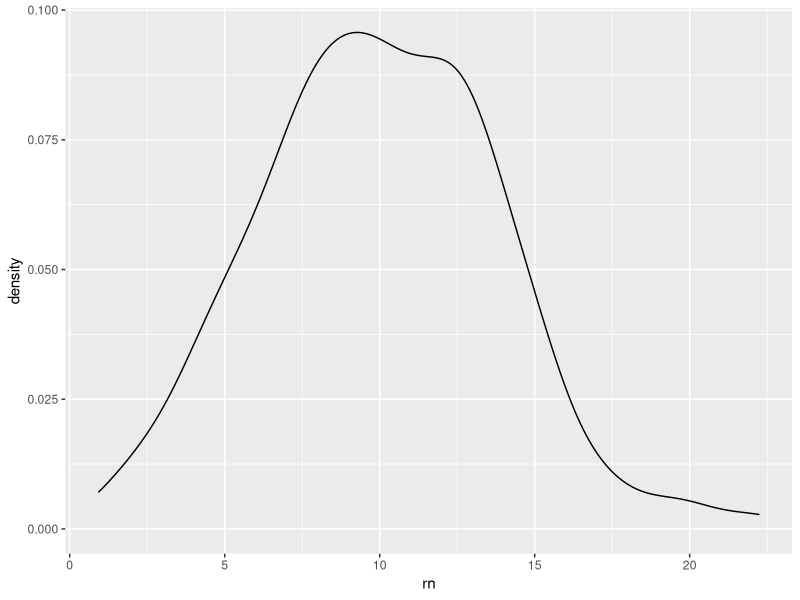
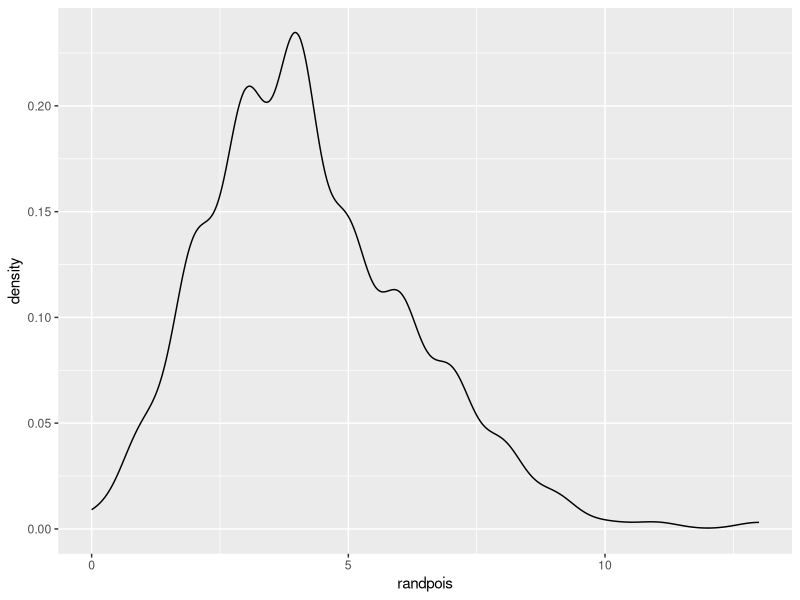
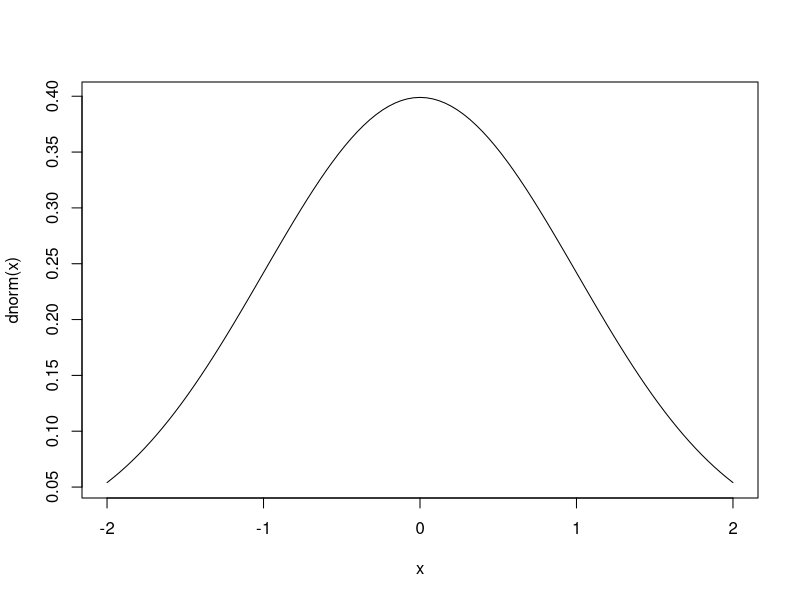
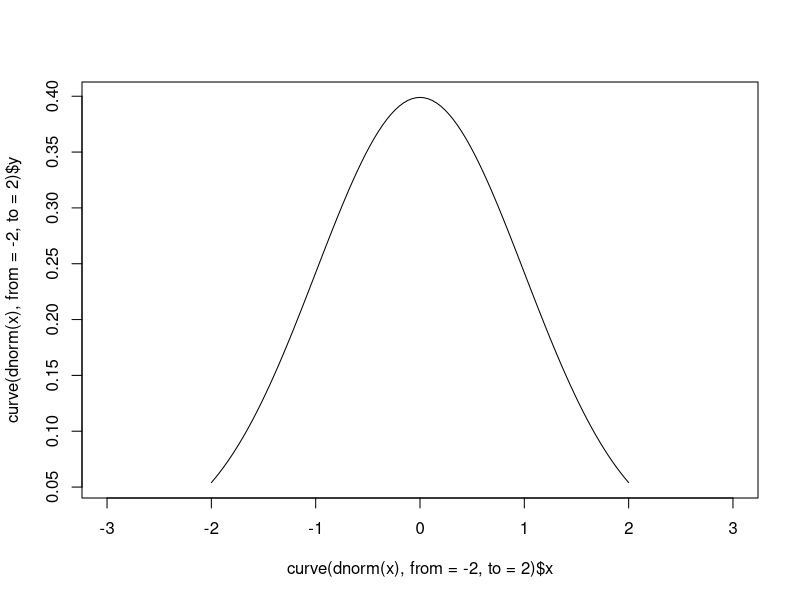
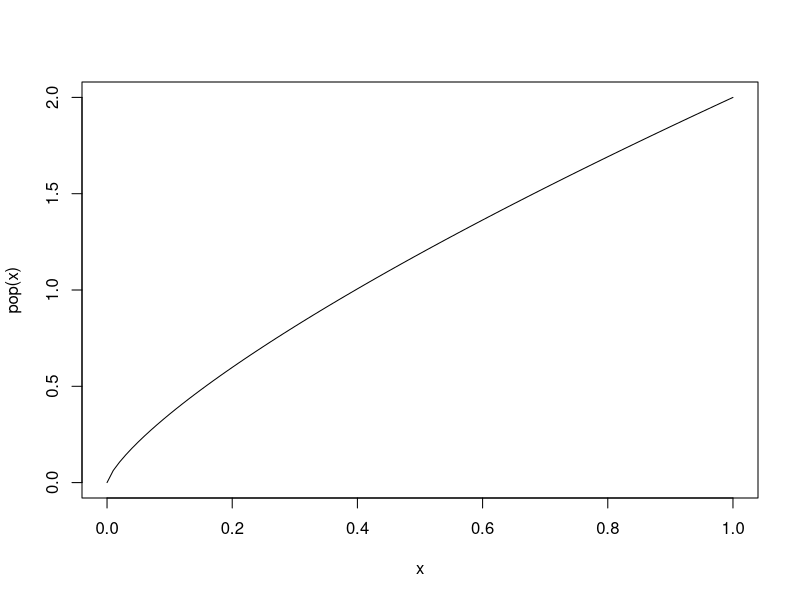
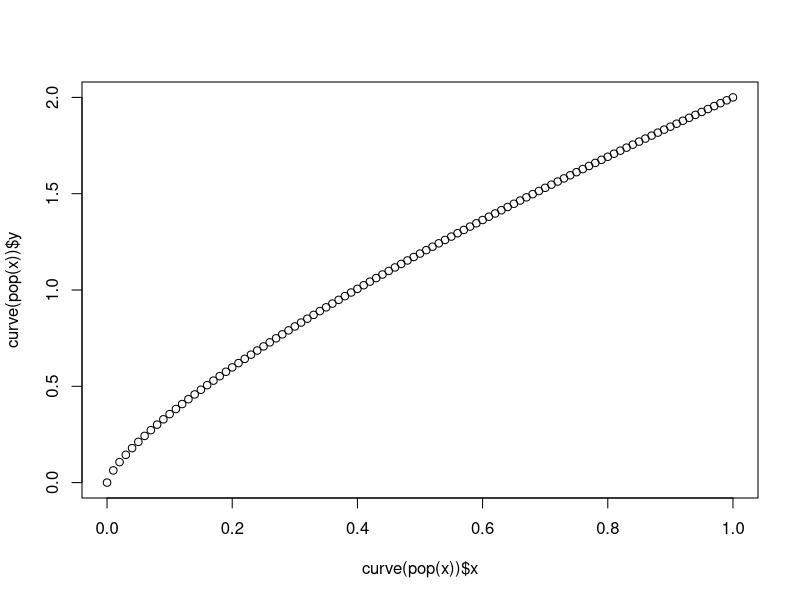
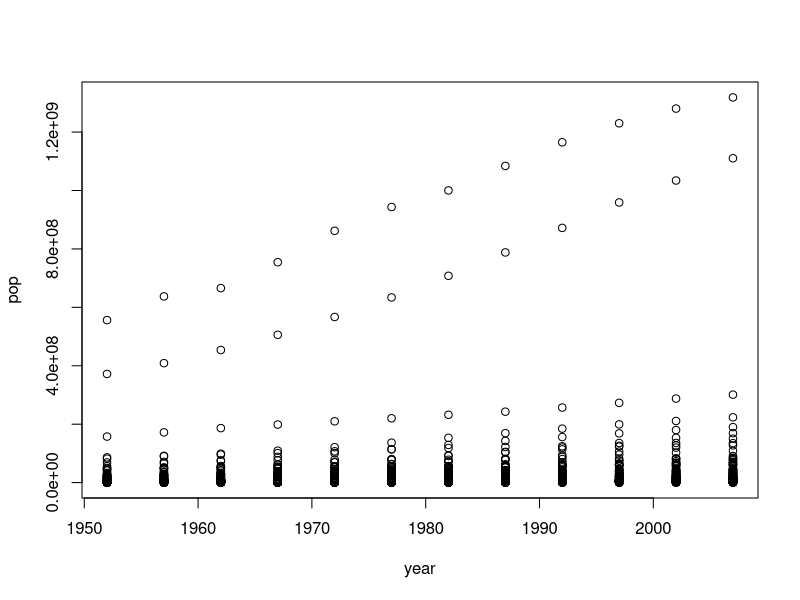
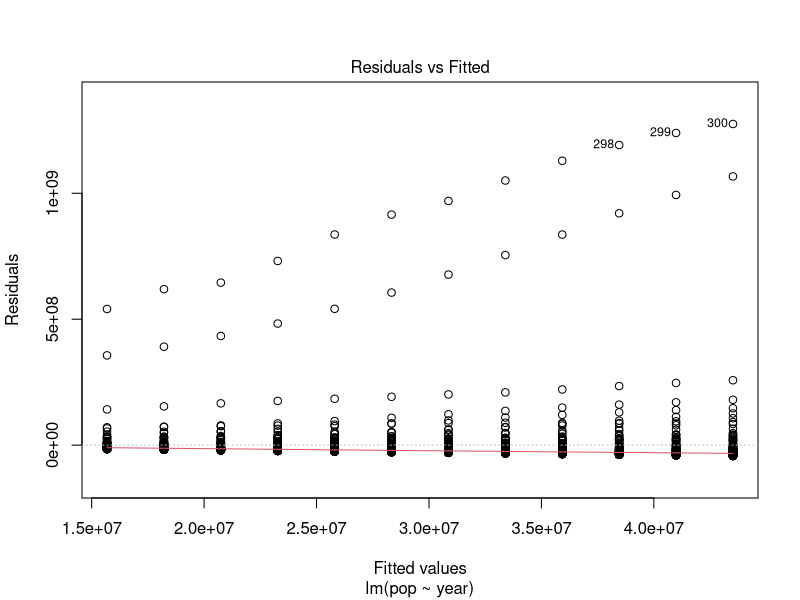

Recreate these plots in R, in order.
# Day 5

## introduction to statistics in R


# load data ---------------------------------------------------------------

gapminder <- read.csv("data/gapminder.csv")


# load packages -----------------------------------------------------------

library(dplyr)
library(ggplot2)
install.packages("car")
library(car)

# probability distributions -----------------------------------------------

# normal distribution
random_normal <- rnorm (n = 300, mean = 10, sd = 4)

rand_df <- data.frame(rn=random_normal)
rand_df
ggplot(rand_df, aes (x=rn)) + geom_density ()


## poisson distribution
rand_df$randpois <- rpois(300, 4)

ggplot (rand_df, aes(x=randpois)) +geom_density()

### r, q, d
?rpois

plot(curve(dnorm(x), from=-2, to=2), type="l", xlim = c(-3,3))

### curve for lines

pop <- function(x) {
  2*x^0.75
}

pop(4)
pop(40)
pop(400)

plot(curve(pop(x)))

# linear models -----------------------------------------------------------

head(gapminder)
model <- lm(pop~year, data= gapminder)

summary(model)

model2 <- lm(pop~year*continent, data=gapminder)
#similar: year +continent+year:continent

summary(model2)


anova(model2)

model3 <- lm(pop~gdpPercap*year, data=gapminder)
summary(model3)
anova(model3)


### sums of square with the car packages
Anova(model3, type="III")


# checking residual -------------------------------------------------------

model4 <- lm(pop~year, data=gapminder)
summary(model4)
plot(pop~year, data=gapminder)
plot(model4)

qqnorm(resid(model4));qqline(resid(model4))
hist(resid(model4))
locator()

### fitting count data!!

#### transform the response variable
model5 <-  lm(log(pop)~year, data =gapminder)
plot(model5)


qqnorm(resid(model5)); qqline(resid(model5))
hist(resid(model5), col="blue")

## GLMs with poisson errors
model6 <-  glm(pop ~year, data = gapminder, family = poisson)

model6$deviance/model6$df.residual
plot(model6)

summary (model6)



model7  <- glm(pop ~year, data=gapminder, family = quasipoisson())
plot(model7)
summary (model7)



# multivariate analyses ---------------------------------------------------



library(vegan)
data("varechem")
View(varechem)

data("varespec")
View(varespec)

data("dune")
View(dune)

data("dune.env")
View(dune.env)

model8 <- lm(log(pop) ~1, data=gapminder)
model9 <- lm(log(pop) ~year, data=gapminder)
model10 <- lm(log(pop) ~year*country, data=gapminder)
model11 <- lm(log(pop) ~year*country*continent, data=gapminder)

anova(model8,model9, model10)
AIC(model8,model9, model10)

#AICcmodavg  is a good package for model averaging
#check aictab() function

install.packages("AICcmodavg")



dist1 <- vegdist(varespec, method = "bray")
dist1
dist1 <- vegdist(varespec, method = "bray",  diag = TRUE)

#PCA

pca1 <- rda(varechem)
pca1 <- rda(varechem, scale=TRUE)

plot(pca1)

#ordenar
ordiplot(pca1)

#check ?ordihull

ordiplot(pca1, type = "text")
ordiplot(pca1, display = "species")
ordiplot(pca1, scaling = 2)
pca1

summary(pca1)
scores(pca1)
scores(pca1)$sites

rda1 <- rda(varespec ~ K + pH + P, data = varechem)
plot(rda1)

rda2 <- rda(log(varespec+1)~ K + pH + P, data = varechem)
plot(rda2)

rda3 <- rda(decostand(varespec, method ="hellinger") ~
              + K + pH + P, data = varechem)

plot(rda3)

anova (rda3, by ="axis")
anova(rda3, by = "terms") #type I
anova(rda3, by = "margin") #Type II

RsquareAdj(rda3)

cca1 <- cca(decostand(varespec, method = "hellinger")~ 
              + K + pH + P, data = varechem)
# mds

dist1
dist2 <- vegdist(varechem, method = "euclid")
mds1 <- cmdscale(dist2)

plot(mds1)

# variance partitioning
#?varpart

#?mantel for mantel test
#?anosim for anosim

#permanova + permdisp

head(dune)
head(dune.env)

## For PERMANOVA
perm1 <- adonis(dune ~ Management, data = dune.env, method = "bray")


# For PERMDISP
dist3 <- vegdist(dune, method = "bray")
disper1 <- betadisper(d = dist3, group = dune.env$Management)
permutest(disper1, pairwise = TRUE)
plot(disper1)

levels(dune.env$Management)

boxplot(disper1)

scores(disper1)
disper1$distances

dune.env %>%
  mutate(dispersao = disper1$distances)%>%
  ggplot(aes(x = Use, y = dispersao)) +
  geom_boxplot()

dune.env %>%
  mutate(dispersao = disper1$distances)%>%
  ggplot(aes(x = A1, y = dispersao)) +
  geom_point()

#don't forget: ANOSIN is not the same as PERMANOVA, which is not the same as MANTEL


?family
?predict

# draw a poisson distribution
pois_resp  <- data.frame(xs = runif(50, min= 10, max=100))

ys <-  vector ("numeric", length =50)
for (i in 1:length(pois_resp$xs)){
  ys[i]  <- rpois(1, lambda = pois_resp$xs[i])
  } 
  
pois_resp$ys






# multilevel --------------------------------------------------------------

library(broom)
library(dplyr)

gapminder%>%
  group_by(continent, country)%>%
  do(tidy(glm(pop~year, data = ., family = poisson)))%>%
  filter(term=="gdpPercap") %>%
  data.frame%>%
  ggplot(aes(x=continent, y=estimate)) +geom_point()